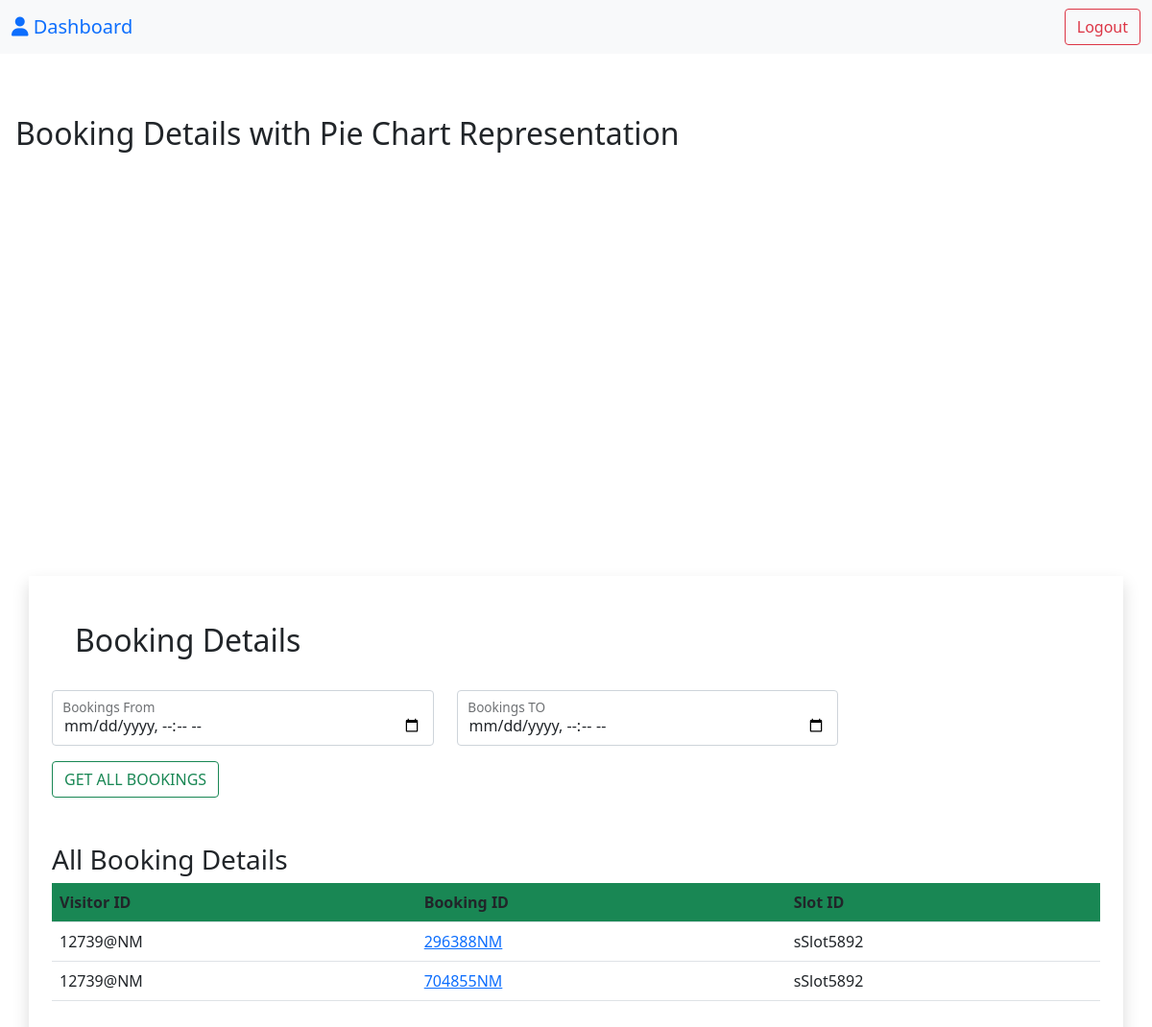
/admin/bookings.php (signed in), run on the app's committed database.
### tables this page shows
CREATE TABLE `bookings` (
  `visitor_id` varchar(20) NOT NULL,
  `booking_id` varchar(20) NOT NULL,
  `no_of_members` int(3) NOT NULL,
  `member_details` varchar(750) NOT NULL,
  `booking_price` varchar(5) NOT NULL,
  `visiting_date` varchar(30) NOT NULL,
  `slot_id` varchar(10) NOT NULL,
  `slot_no` int(2) NOT NULL,
  `checkin` varchar(30) NOT NULL DEFAULT '-',
  `checkout` varchar(30) NOT NULL DEFAULT '-',
  `order_id` varchar(200) NOT NULL,
  `razorpay_payment_id` varchar(200) NOT NULL,
  `paid_status` varchar(20) NOT NULL,
  `book_time` datetime NOT NULL
);

### admin/bookings.php (the view, shortened to what this page needs)
<?php
require "admin_navbar.php";
if($con->affected_rows > 0){
    ?>
    <div class="container mt-5 row g-3">
        <h2>Booking Details with Pie Chart Representation</h2>
        <div id="genderPieChart" style="height: 370px; width: 100%;" class="col"></div>
        <div id="agePieChart" style="height: 370px; width: 100%;" class="col"></div>
    </div>
    <div class="container mt-5 shadow p-4">
        <h2 class="p-4">Booking Details</h2>
        <form action="<?php echo htmlspecialchars($_SERVER['PHP_SELF']); ?>" method="post" class="form w-75 mb-5">
            <div class="row">
                <div class="form-floating mb-3 col">
                    <input type="datetime-local" name="bookings_from" class="form-control" required>
                    <label class="px-4" for="from">Bookings From</label>
                </div>
                <div class="form-floating mb-3 col">
                    <input type="datetime-local" name="bookings_to" id="bookings_to" class="form-control" required>
                    <label class="px-4" for="to">Bookings TO</label>
                </div>
            </div>
            <button name="getBookings" value="true" class="btn btn-outline-success" type="submit">GET ALL BOOKINGS</button>
        </form>
        <div class="table-responsive">
            <h3>All Booking Details</h3>
            <table class="table table-hover">
                <tr class="bg-success">
                    <th>Visitor ID</th>
                    <th>Booking ID</th>
                    <th>Slot ID</th>
                </tr>
                <?php
                $get_booking_query = "select visitor_id, booking_id, slot_id from bookings";
                $bookings = mysqli_query($con, $get_booking_query);
                while($booking = $bookings->fetch_assoc()){
                    ?>
                    <tr>
                        <td><?php echo $booking['visitor_id']; ?></td>
                        <td><a href="../check_booking.php?id=<?php echo $booking['booking_id']; ?>" target="__blank"><?php echo $booking['booking_id']; ?></a></td>
                        <td><?php echo $booking['slot_id']; ?></td>
                    </tr>
                    <?php
                }
                ?>
            </table>
        </div>
    </div>
<?php
}else{
?>
    <h3 class="container mt-5 p-5 shadow text-info">No Bookings Yet..!</h3>
<?php
}
?>

### data on the page
bookings: visitor "12739@NM", booking_id "296388NM", slot "sSlot5892"
bookings: visitor "12739@NM", booking_id "704855NM", slot "sSlot5892"
